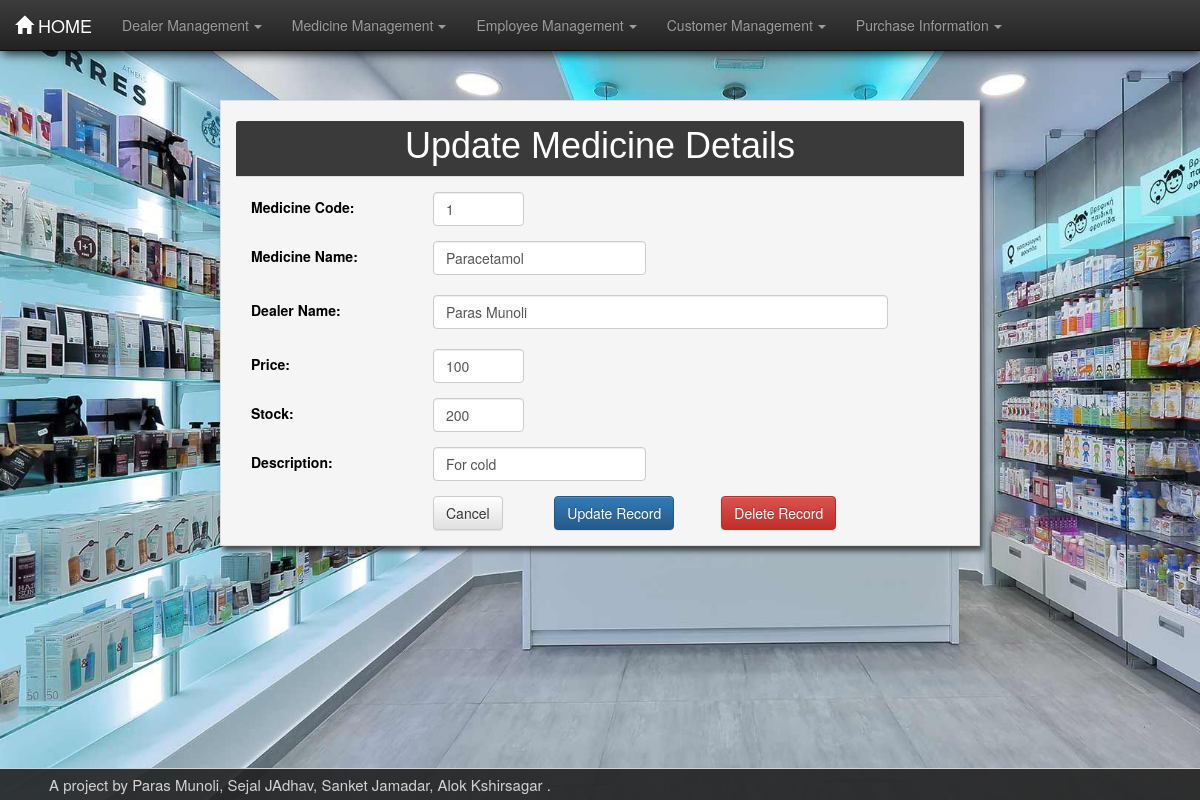
The app's page /pharma/medformview9/ with its own data.
### pharma/models.py (models this page shows, shortened)
class Medicine(models.Model):
    id = models.BigAutoField(primary_key=True)
    m_id = models.IntegerField(unique=True)
    mname = models.CharField(max_length=30)
    dname = models.CharField(max_length=30)
    desc = models.CharField(max_length=100)
    price = models.CharField(max_length=30)
    stock = models.IntegerField()

### pharma/views.py (the view)
# urls.py: path('medformview<int:foo>/', views.medformview, name="medformview"),
def medformview(request, foo):
    med = Medicine.objects.get(pk=foo)
    dict = {'med': med}
    return render(request, 'pharma/med.html', dict)

### pharma/templates/pharma/med.html (shortened to what this page needs)
{% load static %}
<!DOCTYPE html>
<html lang="en">
<head>
    <link rel="stylesheet" href="{% static 'pharma/css/bootstrap.min.css' %}">
    <link rel="stylesheet" href="{% static 'pharma/css/bootstrap-theme.min.css' %}">
    <link rel="stylesheet" href="{% static 'pharma/css/style.css' %}">
</head>
<body>
<nav class="navbar navbar-inverse navbar-fixed-top">
    <div class="container-fluid">
        <div class="navbar-header">
            <a href="/pharma/" class="navbar-brand"><span
                    class="glyphicon glyphicon glyphicon-home"></span>&nbsp;HOME</a>
        </div>
        <div class="collapse navbar-collapse" id="thisnav">
            <ul class="nav navbar-nav">
                <li class="dropdown"><a href="#" class="dropdown-toggle" data-toggle="dropdown">Dealer Management<b
                        class="caret"></b></a>
                </li>
                <li class="dropdown"><a href="#" class="dropdown-toggle" data-toggle="dropdown">Medicine Management<b
                        class="caret"></b></a>
                </li>
                <li class="dropdown"><a href="#" class="dropdown-toggle" data-toggle="dropdown">Employee Management<b
                        class="caret"></b></a>
                </li>
                <li class="dropdown"><a href="#" class="dropdown-toggle" data-toggle="dropdown">Customer Management<b
                        class="caret"></b></a>
                </li>
                <li class="dropdown"><a href="#" class="dropdown-toggle" data-toggle="dropdown">Purchase Information<b
                        class="caret"></b></a>
                </li>
            </ul>
        </div>
    </div>
</nav>
<div class="container">
    <div class="col-md-2"></div>
    <div class="panel panel-default col-md-8 jumcust2">
        <div class="panel-heading">
            <h1 class="padtop5">
                {% if add %}
                    Add Medicine Details
                {% else %}
                    Update Medicine Details
                {% endif %}</h1>
        </div>
        <div class="panel-body">
            {% if med %}
                <form action="/pharma/medformupdate{{ med.id }}/" method="post">
                    <div class="row">
                        <div class="col-md-3 padtop5">
                            <label for="m_id" class="form-control-label">Medicine Code:</label>
                        </div>
                        <div class="col-md-2">
                            <input type="text" class="form-control" id="m_id" placeholder="Code" name="mid"
                                   value="{{ med.m_id }}"/>
                        </div>
                    </div>
                    <div class="row padtop15">
                        <div class="col-md-3 padtop5">
                            <label for="mname" class="form-control-label">Medicine Name:</label>
                        </div>
                        <div class="form-group col-md-4">
                            <input type="text" name="mname" class="form-control" id="mname" placeholder="Medicine Name"
                                   value="{{ med.mname }}" required/>
                        </div>
                    </div>
                    <div class="row padtop5">
                        <div class="col-md-3 padtop5">
                            <label for="dname" class="form-control-label">Dealer Name:</label>
                        </div>
                        <div class="form-group col-md-8">
                            <input type="text" name="dname" class="form-control" id="dname" placeholder="Dealer Name"
                                   value="{{ med.dname }}"/>
                        </div>
                    </div>
                    <div class="row padtop5">
                        <div class="col-md-3">
                            <label for="price" class="form-control-label padtop5">Price:</label>
                        </div>
                        <div class="col-md-2">
                            <input type="text" name="price" class="form-control" id="price" placeholder="Price"
                                   value="{{ med.price }}" required/>
                        </div>
                    </div>
                    <div class="row padtop15">
                        <div class="col-md-3">
                            <label for="stock" class="form-control-label padtop5">Stock:</label>
                        </div>
                        <div class="col-md-2">
                            <input type="text" name="stock" class="form-control" id="stock" placeholder="Stock"
                                   value="{{ med.stock }}"/>
                        </div>
                    </div>
                    <div class="row padtop15">
                        <div class="col-md-3">
                            <label for="desc" class="form-control-label padtop5">Description:</label>
                        </div>
                        <div class="col-md-4">
                            <input type="text" name="desc" class="form-control" id="desc" placeholder="Description"
                                   value="{{ med.desc }}"/>
                        </div>
                    </div>
                    <div class="row" id="buttoncustom">
                        <div class="col-md-3"></div>
                        <div class="col-md-2 padtop15">
                            <button type="submit" class="btn btn-default"><a href="/pharma/">Cancel</a></button>
                        </div>
                        <div class="col-md-2 padtop15">
                            <button type="submit" class="btn btn-primary">
                                {% if add %}
                                    Add Record
                                {% else %}
                                    Update Record
                                {% endif %}</button>
                        </div>
                        <div class="col-md-offset-8 padtop15">
                            <button type="submit" class="delbut btn btn-danger"><a
                                    href="/pharma/medformdelete{{ med.id }}/">Delete Record</a></button>
                        </div>
                    </div>
                </form>
            {% endif %}
        </div>
    </div>
</div>
<footer id="contact" class="container-fluid text-center">
    <div class="row">
        <div class="left-footer col-lg-6">
            <span class="footer-text">A project by Paras Munoli, Sejal JAdhav, Sanket Jamadar, Alok Kshirsagar .</span>
        </div>
    </div>
</footer>
</body>
</html>

### pharma/static/pharma/css/style.css (style rules this page uses)
body { background-image: url("images/bghom.jpg"); background-size: cover; background-attachment: fixed; min-height: 100vh; }
.caret { margin-left: 5px; }
.padtop5 { padding-top: 5px; }
.padtop15 { padding-top: 15px; }
.panel { background-color: whitesmoke; color: black; margin-top: 80px; }
.panel-default > .panel-heading { text-align: center; color: #FFFFFF; background: #3a3a3a; border-color: #ddd; font-family: Verdana, Arial, sans-serif; padding: 0px; }
.jumcust2 { box-shadow: 3px 5px 5px rgba(47, 47, 47, 0.8); border-radius: 0px; }
a:link { text-decoration: none; color: #333; }
.delbut > a { color: white; }
#contact { padding-top: 0.5rem; padding-bottom: 0.5rem; border-top: 1px solid; background-color: rgba(34, 34, 34, 0.9); color: lightgray; font-size: 1.5rem; position: fixed; left: 0; bottom: 0; width: 100%; }
.navbar { box-shadow: 2px 3px 10px rgba(0, 0, 0, 0.8); }

### records on screen
Medicine: mid "1", mname "Paracetamol", dname "Paras Munoli", price "100", stock "200", desc "For cold"
